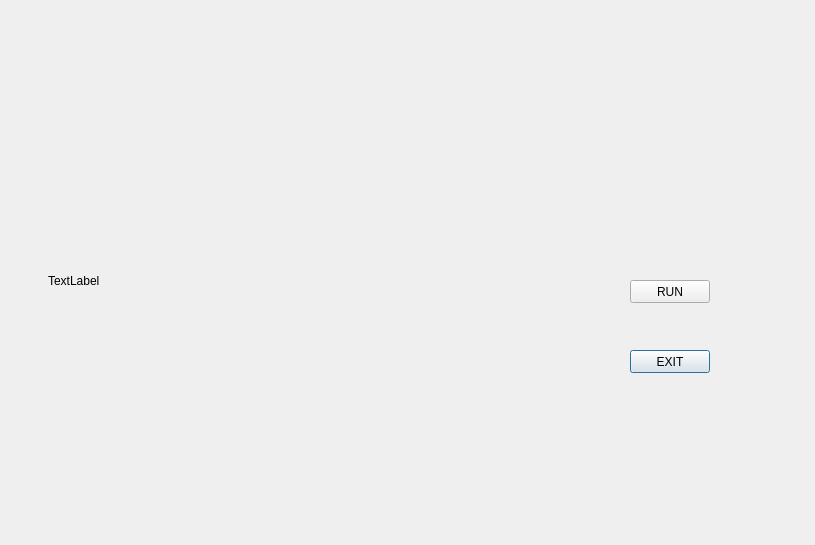
<?xml version="1.0" encoding="UTF-8"?>
<ui version="4.0">
 <class>Dialog</class>
 <widget class="QDialog" name="Dialog">
  <property name="geometry">
   <rect>
    <x>0</x>
    <y>0</y>
    <width>815</width>
    <height>545</height>
   </rect>
  </property>
  <property name="windowTitle">
   <string>Dialog</string>
  </property>
  <widget class="QLabel" name="label_Show_Image">
   <property name="geometry">
    <rect>
     <x>48</x>
     <y>120</y>
     <width>471</width>
     <height>321</height>
    </rect>
   </property>
   <property name="text">
    <string>TextLabel</string>
   </property>
  </widget>
  <widget class="QPushButton" name="btn_Click_Exit">
   <property name="geometry">
    <rect>
     <x>630</x>
     <y>350</y>
     <width>80</width>
     <height>23</height>
    </rect>
   </property>
   <property name="text">
    <string>EXIT</string>
   </property>
  </widget>
  <widget class="QPushButton" name="btn_Click_Run">
   <property name="geometry">
    <rect>
     <x>630</x>
     <y>280</y>
     <width>80</width>
     <height>23</height>
    </rect>
   </property>
   <property name="text">
    <string>RUN</string>
   </property>
  </widget>
 </widget>
 <resources/>
 <connections/>
</ui>
